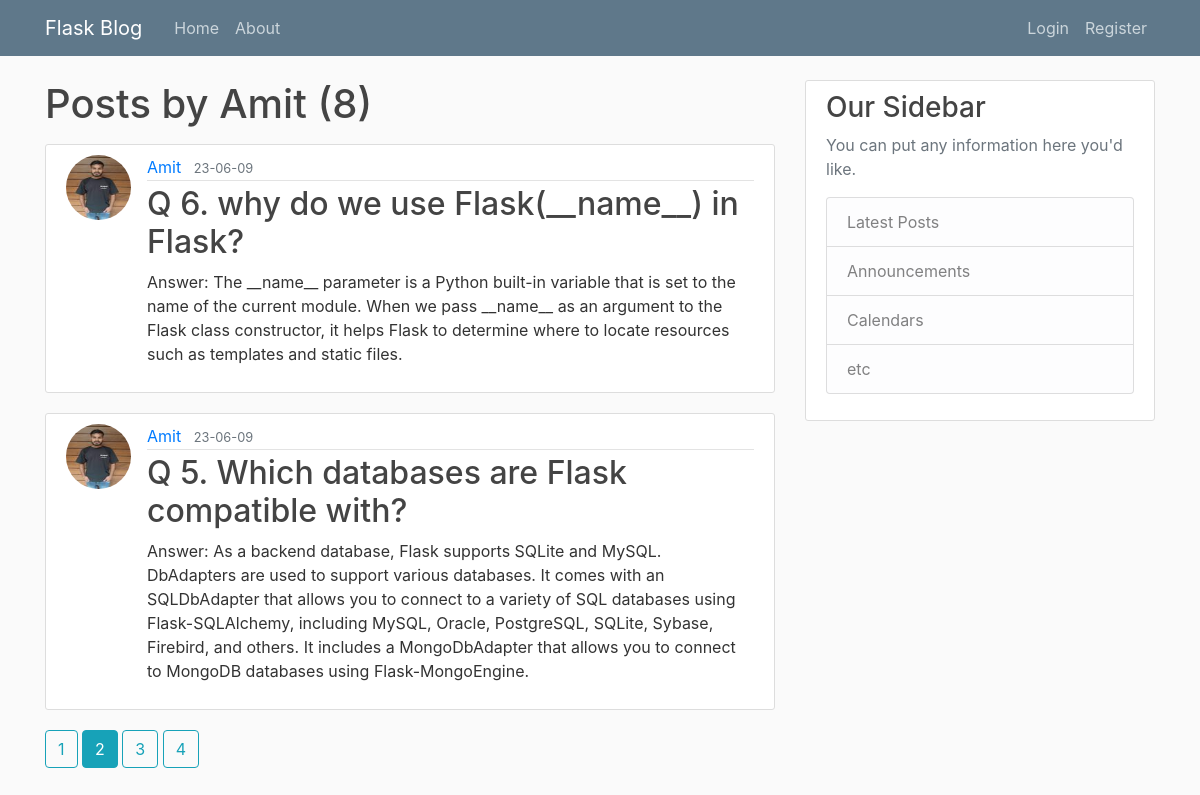
The page /user/Amit ?page=2 on the database its author committed.
### flaskblog/models.py (models this page shows, shortened)
class User(db.Model, UserMixin):
    id = db.Column(db.Integer, primary_key = True)
    username = db.Column( db.String(20), unique=True, nullable=False)
    email = db.Column( db.String(20), unique=True, nullable=False)
    image_file = db.Column( db.String(20),  nullable=False, default='default.jpg')
    password = db.Column( db.String(60),  nullable=False)
    posts = db.relationship('Post', backref='author', lazy=True)

class Post(db.Model):
    id = db.Column(db.Integer, primary_key = True)
    title = db.Column(db.String(100),nullable = False)
    date_posted = db.Column(db.DateTime ,nullable = False, default= datetime.utcnow)
    content = db.Column(db.Text,nullable = False)
    user_id = db.Column(db.Integer, db.ForeignKey('user.id'), nullable=False)

### flaskblog/routes.py (the view)
@app.route('/user/<string:username>')
def user_posts(username):
    page = request.args.get('page',1,type=int)
    user = User.query.filter_by(username = username).first_or_404()
    posts = Post.query.filter_by(author = user) \
    .order_by(Post.date_posted.desc())\
    .paginate(page=page, per_page = 2)
    return render_template('user_posts.html', posts = posts, user=user)

### flaskblog/templates/user_posts.html
{% extends 'layout.html' %}
{% block content %}
<h1 class="mb-3">Posts by {{user.username}}({{posts.total}})</h1>
    {% for post in posts %}
    <article class="media content-section">
      <img class="rounded-circle article-img" src="{{ url_for('static', filename='profile_pics/'+post.author.image_file) }}" alt="">
        <div class="media-body">
          <div class="article-metadata">
            <a class="mr-2" href="{{ url_for('user_posts', username=post.author.username) }}">{{ post.author.username }}</a>
            <small class="text-muted">{{ post.date_posted.strftime('%y-%m-%d') }}</small>
          </div>
          <h2><a class="article-title" href="{{ url_for('post', post_id = post.id)}}">{{ post.title }}</a></h2>
          <p class="article-content">{{ post.content }}</p>
        </div>
      </article>
    {% endfor %}
    {% for page_num in posts.iter_pages(left_edge=1, right_edge=1, left_current=1, right_current=2) %}
    {% if page_num %}
      {% if posts.page == page_num %}
        <a class="btn btn-info mb-4" href="{{ url_for('user_posts',username=user.username, page=page_num) }}">{{ page_num }}</a>
      {% else %}
        <a class="btn btn-outline-info mb-4" href="{{ url_for('user_posts',username=user.username, page=page_num) }}">{{ page_num }}</a>
      {% endif %}
    {% else %}
      ...
    {% endif %}
  {% endfor %}
{% endblock content %}

### flaskblog/static/main.css (style rules this page uses)
body { background: #fafafa; color: #333333; margin-top: 5rem; }
h1, h2, h3, h4, h5, h6 { color: #444444; }
.content-section { background: #ffffff; padding: 10px 20px; border: 1px solid #dddddd; border-radius: 3px; margin-bottom: 20px; }
.article-title { color: #444444; }
.article-content { white-space: pre-line; }
.article-img { height: 65px; width: 65px; margin-right: 16px; }
.article-metadata { padding-bottom: 1px; margin-bottom: 4px; border-bottom: 1px solid #e3e3e3 }

### rows shown on the page
User: username "Amit"
Post: image_file (picture), author.username "Amit", date_posted "23-06-09", title "Q 6. why do we use Flask(__name__) in Flask?", content "Answer: The __name__ parameter is a Python built-in variable that is set to the name of the current module. When we pass __name__ as an argument to the Flask class constructor, it helps Flask to determine where to locate resources such as templates and static files."
Post: image_file (picture), author.username "Amit", date_posted "23-06-09", title "Q 5. Which databases are Flask compatible with?", content "Answer: As a backend database, Flask supports SQLite and MySQL. DbAdapters are used to support various databases. It comes with an SQLDbAdapter that allows you to connect to a variety of SQL databases using Flask-SQLAlchemy, including MySQL, Oracle, PostgreSQL, SQLite, Sybase, Firebird, and others. It includes a MongoDbAdapter that allows you to connect to MongoDB databases using Flask-MongoEngine."

### other values the page prints
{{ posts.total }} "8"
{{ page_num }} "1" "3" "4"
{{ page_num }} "2"
